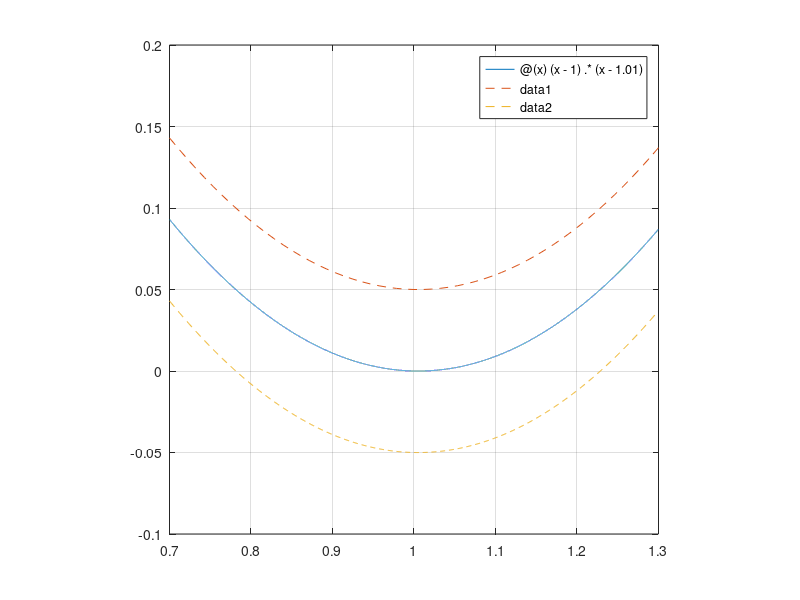

Reproduce this figure in MATLAB.
%%
% Consider first the function
f  = @(x) (x-1).*(x-2);

%%
% At the root $r=1$, we have $f'(r)=-1$. If the values of $f$ were
% perturbed at any point by noise of size, say, $0.05$, we imagine finding
% the root of the function drawn as a ``thick'' line.
interval = [0.7 1.3];
fplot(f,interval), grid on
hold on, axis equal, axis square
fplot(@(x) f(x)+0.05,interval,'--')
fplot(@(x) f(x)-0.05,interval,'--')

%%
% The possible values for a perturbed root all lie within the interval
% where the dashed lines intersect the $x$ axis.

%%
% By contrast, consider the function
f  = @(x) (x-1).*(x-1.01);

%%
% Now $f'(1)=-0.01$, and the graph of $f$ will be much shallower near
% $x=1$. But look on the effect this has on our thick rendering:
clf
fplot(f,interval), grid on
hold on, axis equal, axis square
fplot(@(x) f(x)+0.05,interval,'--')
fplot(@(x) f(x)-0.05,interval,'--')

%%
% The vertical displacements in this picture are exactly the same as
% before. But the _horizontal_ displacements are much wider. In fact, if we
% perturb the function values upward by the amount drawn here, the root
% disappears entirely!
